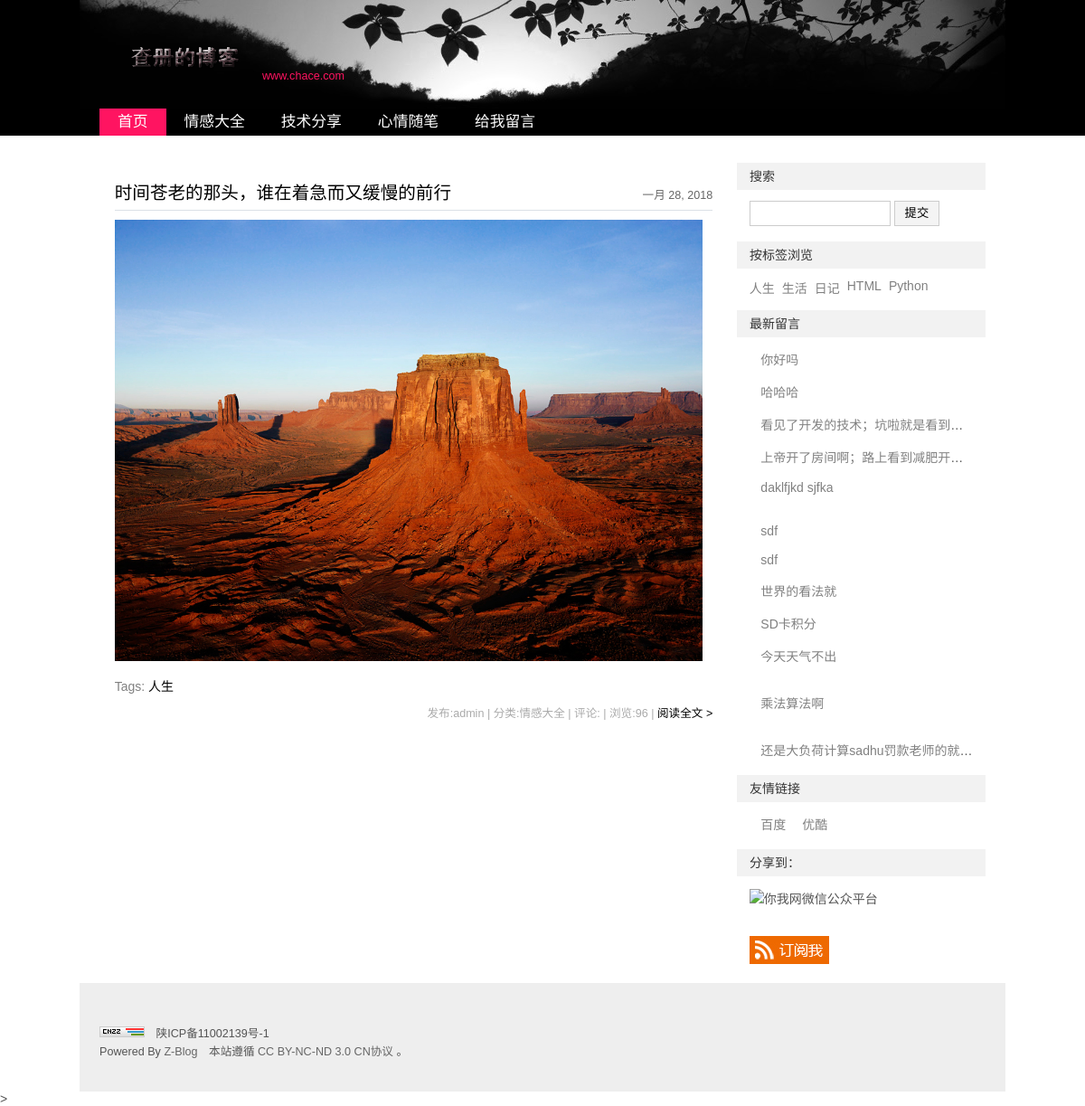
/blog-fl/2/, run on the app's committed database.
### blog/models.py (models this page shows, shortened)
class Category(models.Model):
    name=models.CharField('标题',max_length=50)
    class Meta:
        verbose_name='分类'
        verbose_name_plural=verbose_name
    def __unicode__(self):
        return self.name

class Blog(models.Model):
    title=models.CharField('标题',max_length=32)
    author=models.CharField('作者',max_length=16,default='admin')
    contnet=RichTextField('内容',blank=True)
    cont_img=models .ImageField('内容主图',upload_to='images/',default='images/defaut.jpg')
    views=models.PositiveIntegerField('浏览量',default=0)
    likes=models.PositiveIntegerField('点赞',default=0)
    put_date=models.DateField('发表时间',auto_now_add=True)
    topped=models.BooleanField('置顶',default=False)
    category=models.ForeignKey(Category,verbose_name='分类')
    tag=models.ManyToManyField(Tag,verbose_name='标签',default='日记',null=True,blank=True)
    STATUS_CHOICES = (
        ('d', 'Draft'),
        ('p', 'Published'),
    )
    status=models.CharField('状态',max_length=1,choices=STATUS_CHOICES)
    class Meta:
        verbose_name='博客'
        verbose_name_plural=verbose_name

class Tag(models.Model):
    name=models.CharField('标签',max_length=30,)
    class Meta:
        verbose_name="标签"
        verbose_name_plural=verbose_name
    def __unicode__(self):
        return self.name

class message(models.Model):
    mess_ip=models.GenericIPAddressField('ip')
    mess_nc=models.CharField('昵称',max_length=50)
    mess_mail=models.EmailField('邮箱')
    mess_cont=models.CharField('留言内容',max_length=54)
    mess_date=models.DateField('发表时间',auto_now_add=True)
    STATUS_CHOICES={
        ('t','true'),
        ('f','False')
    }
    status=models.CharField('状态',max_length=1,choices=STATUS_CHOICES)
    class Meta:
        verbose_name='留言'
        verbose_name_plural=verbose_name

class link(models.Model):
    name=models.CharField('链接名称',max_length=30)
    link_url=models.URLField('链接地址')
    link_des=models.CharField('链接描述',max_length=54,null=True,blank=True)
    STATUS_CHOICES={
        ('t','true'),
        ('f','False')
    }
    status=models.CharField('状态',max_length=1,choices=STATUS_CHOICES)
    class Meta:
        verbose_name='友情链接'
        verbose_name_plural=verbose_name

### blog/views.py (the view)
# urls.py: url(r'^blog-fl/(\d+)/$',views.fl,name='fl'),
def fl(request,id):
    ccc=Category.objects.get(id=id)
    blog=Blog.objects.filter(category=ccc)
    tag=Tag.objects.all()
    link_=link.objects.all()
    cat =Category.objects.all()
    mess=message.objects.all().order_by('-mess_date')
    a=[]
    for i in blog:
        a.append(i.tag.all())
    blog=zip(blog,a)
    return render(request,'index.html',{'blog':blog,'cat':cat,'tag':tag,'link_':link_,'a':a,'mess':mess})

### blog/templates/index.html (shortened to what this page needs)
{% load static %}
<!DOCTYPE html PUBLIC "-//W3C//DTD XHTML 1.0 Transitional//EN" "http://www.w3.org/TR/xhtml1/DTD/xhtml1-transitional.dtd">
<html xmlns="http://www.w3.org/1999/xhtml" xml:lang="zh-CN" lang="zh-CN">
<head>
</head>
<body>
    <div id="divAll">
        <div id="divPage">
            <div id="divMiddle">
                {% include 'play/top.html' %}
                {% include 'play/nav.html' %}
                {% include 'play/main.html' %}
                {% include 'play/right.html' %}
                {% include 'play/bottom.html' %}
    </div>>
</body>
</html>

### blog/templates/play/nav.html (shortened to what this page needs)
{% load static %}
<!DOCTYPE html>
<html lang="en">
<head>
    <link rel="stylesheet" rev="stylesheet" href="{% static 'css/default.css' %}" type="text/css" media="screen">
</head>
<body>
    <div id="divNavBar">
        <ul>
            <li><a href="/" class="on">首页</a></li>
            {% for i in cat %}
                <li><a href="{% url 'fl' i.id %}"  title="{{ i.name }}">{{ i.name }}</a></li>
            {% endfor %}
            <li><a href="{% url 'ly' %}" class="nn">给我留言</a></li>
        </ul>
            </div>
</body>
</html>

### blog/templates/play/main.html (shortened to what this page needs)
{% load static %}
<!DOCTYPE html>
<html lang="en">
<head>
    <link rel="stylesheet" rev="stylesheet" href="{% static 'css/default.css' %}" type="text/css" media="screen">
</head>
    <body>
    {% block content %}
        <div id="divMain">
                {% for i in blog %}
                    <div class="post multi-post cate4 auth1">
                        <h4 class="post-date">{{ i.0.put_date }}</h4>
                        <h2 class="post-title"><a href="{{ url }}{% url 'bk' i.0.id %}">{{ i.0.title }}</a></h2>
                        {% if  i.cont_img == "images/defaut.jpg"%}
                            <div class="post-body">
                                <p style="text-indent: 0em;">
                                    <a href="{{ url }}{% url 'bk' i.0.id %}" target="_blank">{{ i.0.content|truncatechars_html:100 }}
</a>
                                </p>
                            </div>
                        {% else %}
                            <div class="post-body">
                                <p style="text-indent: 0em;">
                                    <a href="{{ url }}{% url 'bk' i.0.id %}" target="_blank"><img src="{{ url }}/media/{{ i.0.cont_img }}" title="" alt=""></a>
                                </p>
                            </div>
                        {% endif %}
                        <h5 class="post-tags">Tags: <span class="tags">
                    {% for c in i.1 %}
                        <a href="#">{{ c }}</a>&nbsp;&nbsp;
                    {% endfor %}
                </span></h5>
                        <h6 class="post-footer">
                            发布:{{ i.0.author }} | 分类:{{ i.0.category }} | 评论:{{ i.0. }} | 浏览:<span id="spn81">{{ i.0.views }}</span>
                            <script type="text/javascript">LoadViewCount(81)</script> | <a href="#">阅读全文 &gt; </a>
                        </h6>
                    </div>
                {% endfor %}
            </div>
    {% endblock %}
</body>
</html>

### blog/templates/play/right.html (shortened to what this page needs)
{% load static %}
<!DOCTYPE html>
<html lang="en">
<head>
    <link rel="stylesheet" rev="stylesheet" href="{{ url }}{% static 'css/default.css' %}" type="text/css" media="screen">
</head>
<body>
<div id="divSidebar">
    <dl class="function" id="divSearchPanel">
        <dt class="function_t">搜索</dt>
        <dd class="function_c">
            <div style="padding:0.5em 0 0.5em 1em;">
                <form method="post" action="#">
                    <input type="text" name="edtSearch" id="edtSearch" size="12">
                    <input type="submit" value="提交" name="btnPost" id="btnPost">
                </form>
            </div>
        </dd>
    </dl>
    <dl class="function" id="divTags">
        <dt class="function_t">按标签浏览</dt>
        <dd class="function_c">
            <ul>{% for i in tag %}
                <li class="tag-name tag-name-size-2"><a href="{{url}}{% url 'bq' i.id%}">{{ i.name }}</a></li>
                {% endfor %}    </ul>
        </dd>
    </dl>
    <dl class="function" id="divComments">
        <dt class="function_t">最新留言</dt>
        <dd class="function_c">
            <ul>
                {% for a in mess %}
                    <li style="text-overflow:ellipsis;"><a href="#" title="f">{{ a.mess_cont }}</a></li>
                {%endfor%}
            </ul>
        </dd>
    </dl>
    <dl class="function" id="divLinkage">
        <dt class="function_t">友情链接</dt>
        <dd class="function_c">
            <ul>
                <li>{% for i in link_ %}
                    <a href="{{ i.link_url }}" target="_blank">{{ i.name }}</a>
                    {% endfor %}
                </li>
            </ul>
        </dd>
    </dl><dl class="function" id="divMisc">
    <dt class="function_t">分享到：</dt>
    <dd class="function_c">
        <ul><li><img src="#" height="110" width="110" border="0" alt="你我网微信公众平台" title="微信扫一扫，关注圈圈的最新消息。"></li><li></li><li><a href="http://www.youmew.com/feed.asp" target="_blank"><img src="./你我网 - www.Youmew.com_files/rss.png" height="31" width="88" border="0" alt="订阅本站的 RSS 2.0 新闻聚合"></a></li></ul>
    </dd>
</dl>
</div>
</body>
</html>

### blog/static/css/default.css (style rules this page uses)
body { margin:0; padding:0; color:#555555; font-size:14px; font-family: "微软雅黑", "宋体", "Trebuchet MS", Tahoma, Arial, sans-serif; background:url("../img/bg-top.png") repeat-x 0 0; }
a { text-decoration: none; }
a:link { color: #000000; }
ol,ul { list-style-type:none; list-style-position : outside; margin:0 0 0 0; padding:0 0 0 0; }
li { margin:0 0 0 0; padding:0 0 0 0; }
img { border:0; }
p { margin:0 0 0 0; padding:0 0 0 0; }
dl { margin:0 0 0 0; padding:0 0 0 0; }
dd { margin:0 0 0 0; padding:0 0 0 0; }
dt { margin:0 0 0 0; padding:0 0 0 0; }
h1,h2,h3,h4,h5,h6 { font-weight:normal; }
#divAll { width:1024px; margin:0 auto; padding:0 0 0 0; text-align:center; background-image: url(../img/bg-nav.jpg); background-repeat: no-repeat; background-position: center top; }
#divPage { width:100%; margin:0 auto; padding:0 0 0 0; text-align:center; text-align:center; background:url("../img/bg-bottom.png") repeat-x 0 bottom; }
#divMiddle { width:980px; margin:0 auto 0 auto; padding:0 0 0 0; text-align:left; }
#divSidebar { width:275px; margin:10px 0 0 0; padding:0 0 0 0; text-align:left; float:right; }
#divMain { width:675px; margin:10px 0 0 0; padding:0 0 30px 10px; text-align:left; float:left; }
#divNavBar { float:right; width:100%; height:50px; color:#000; }
#divNavBar ul { margin:0; padding:0 0 0 0; float:left; }
#divNavBar li { float:left; padding:0 0 0 0; margin:0 0 0 0; font-size:1.2em; }
#divNavBar a { float:left; text-decoration: none; line-height:16px; margin-top: 0; margin-right: 0; margin-bottom: 0px; margin-left: 0px; padding-top: 7px; padding-right: 20px; padding-bottom: 7px; padding-left: 20px; }
#divNavBar a.on { color: white; background-color: #ff1461; }
#divNavBar a:link { color: white; }
.function { float:left; width:100%; margin:0 0 10px 0; padding:0; text-align:left; }
.function .function_t { font-size:1em; height:20px; line-height:20px; color:#333333; background-color: #f2f2f2; margin-bottom: 5px; padding-top: 5px; padding-bottom: 5px; padding-left: 1em; }
.function ul { text-align:left; width:95%; margin:0 0 0 0; padding:0 0 0 5%; border-top:1px solid #FFFFFF; list-style-position:outside; list-style-type:none; }
.function li { font-size:1em; margin:0 0 0 0; padding:8px 0 8px 0.9em; background:url("default/pointblue.gif") no-repeat 0 16px; width:auto; }
.function .function_c div { padding-top: 0em; padding-right: 0; padding-bottom: 0em; padding-left: 0em; }
.function a { color:gray; }
#divMisc li { padding-left:0em; background:none; }
#divSearchPanel input[type="text"] { border:1px solid #cccccc; height:24px; line-height:24px; width:150px; }
#divSearchPanel input[type="submit"] { border:1px solid #CCCCCC; height:28px; line-height:24px; width:50px; margin-left:0px; background-color: #f4f4f4; }
#divTags { padding:0 0 0 0; }
#divTags li { white-space: nowrap; float:left; background:none; padding-left:0; padding-right:0.5em; padding: 5px 8px 5px 0; display: inline; clear : none; }
#divComments li,divPrevious li { width:235px; white-space:nowrap; word-break:keep-all; overflow:hidden; text-overflow:ellipsis; }
div.post { width:98%; margin:0 0 0 0; padding:20px 1% 2px 1%; text-align:left; clear:both; word-break:break-all; }
div.post .post-title { margin:0; font-size:1.4em; line-height:1.4em; color: #000000; text-align:left; width:70%; float:left; padding-top: 0; padding-right: 0; padding-bottom: 5px; padding-left: 0; }
div.post .post-date { height:1em; line-height:1em; margin:0; font-size:0.9em; font-weight: normal; text-align:right; width:30%; float:right; color:#666; padding-top: 10px; padding-right: 0; padding-bottom: 0; padding-left: 0; }
div.post .post-footer { width:100%; font-size:0.9em; font-weight: normal; color:#aaa; text-align:right; margin-top: 10px; margin-right: 0; margin-bottom: 10px; margin-left: 0; padding-top: 0; padding-right: 0; padding-bottom: 5px; padding-left: 0; float: left; }
div.post .post-tags { width:100%; margin:0 0 0 0; padding:2px 0 0 0; font-size:1em; font-weight: normal; color:gray; height:20px; text-align:left; text-indent:0em; float: left; }
div.post div.post-body { width:100%; margin:0 0 15px 0; padding:0 0 0 0; font-size:1em; text-align:justify; line-height:180%; clear:both; border-top:1px solid #dbe0e6; word-break:break-all; }
div.post-body a { text-decoration:none; }
div.post-body p { margin:10px 0 15px 0; padding:0; text-indent:2em; }
div.post-body img { max-width:650px; width: expression(this.width > 650 ? 650: true); height: auto; }

### data on the page
Category: name "情感大全"
Category: name "技术分享"
Category: name "心情随笔"
Blog: put_date "一月 28, 2018", title "时间苍老的那头，谁在着急而又缓慢的前行", cont_img (picture), author "admin", category.name "情感大全", views "96"
Tag: name "人生"
Tag: name "生活"
Tag: name "日记"
Tag: name "HTML"
Tag: name "Python"
message: mess_cont "你好吗"
message: mess_cont "哈哈哈"
message: mess_cont "看见了开发的技术；坑啦就是看到…"
message: mess_cont "上帝开了房间啊；路上看到减肥开…"
message: mess_cont "daklfjkd sjfka"
message: mess_cont "sdf"
message: mess_cont "sdf"
message: mess_cont "世界的看法就"
message: mess_cont "SD卡积分"
message: mess_cont "今天天气不出"
message: mess_cont "乘法算法啊"
message: mess_cont "还是大负荷计算sadhu罚款老师的就…"
link: name "百度"
link: name "优酷"
